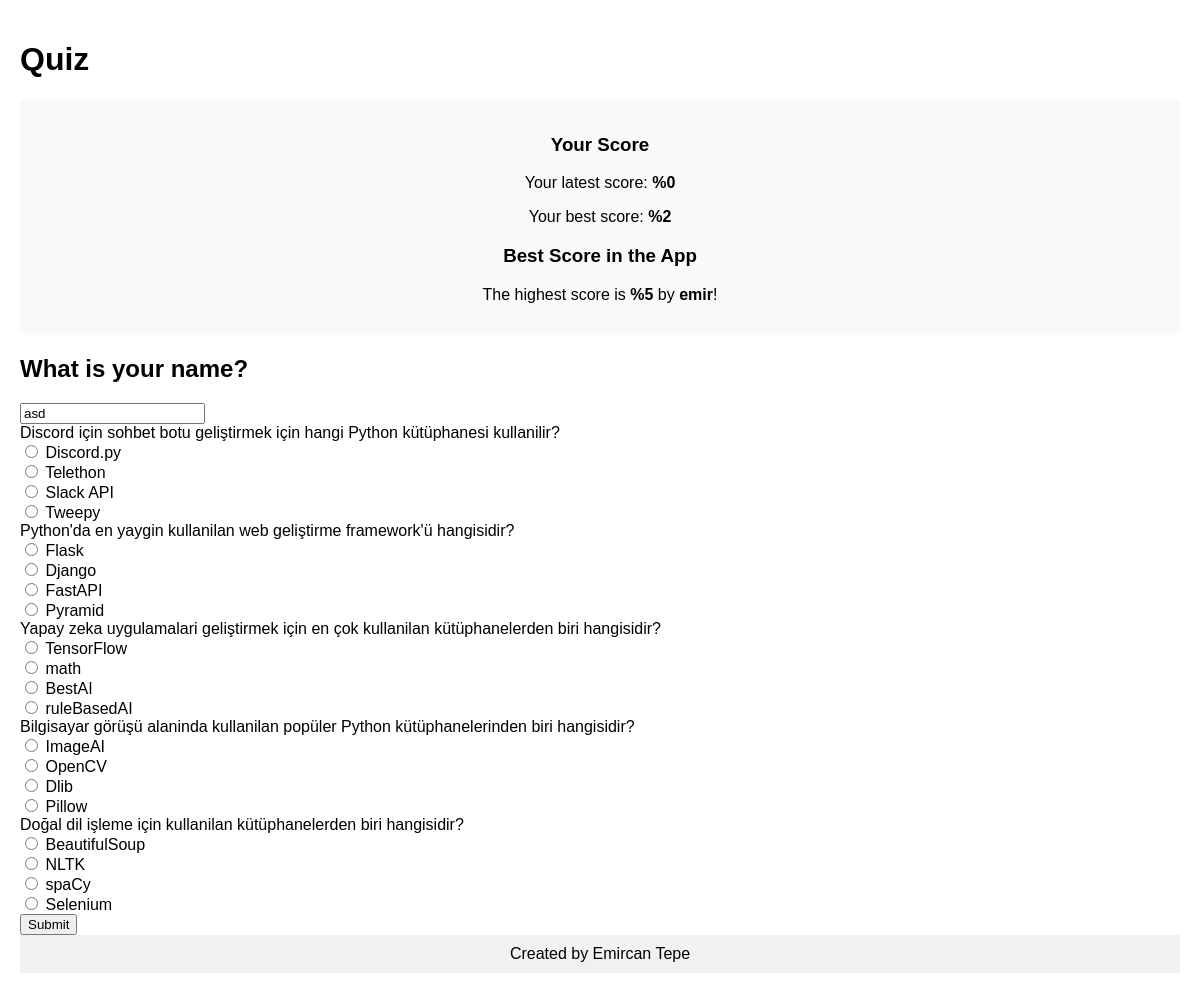
Before: /quiz/asd with the older database file.
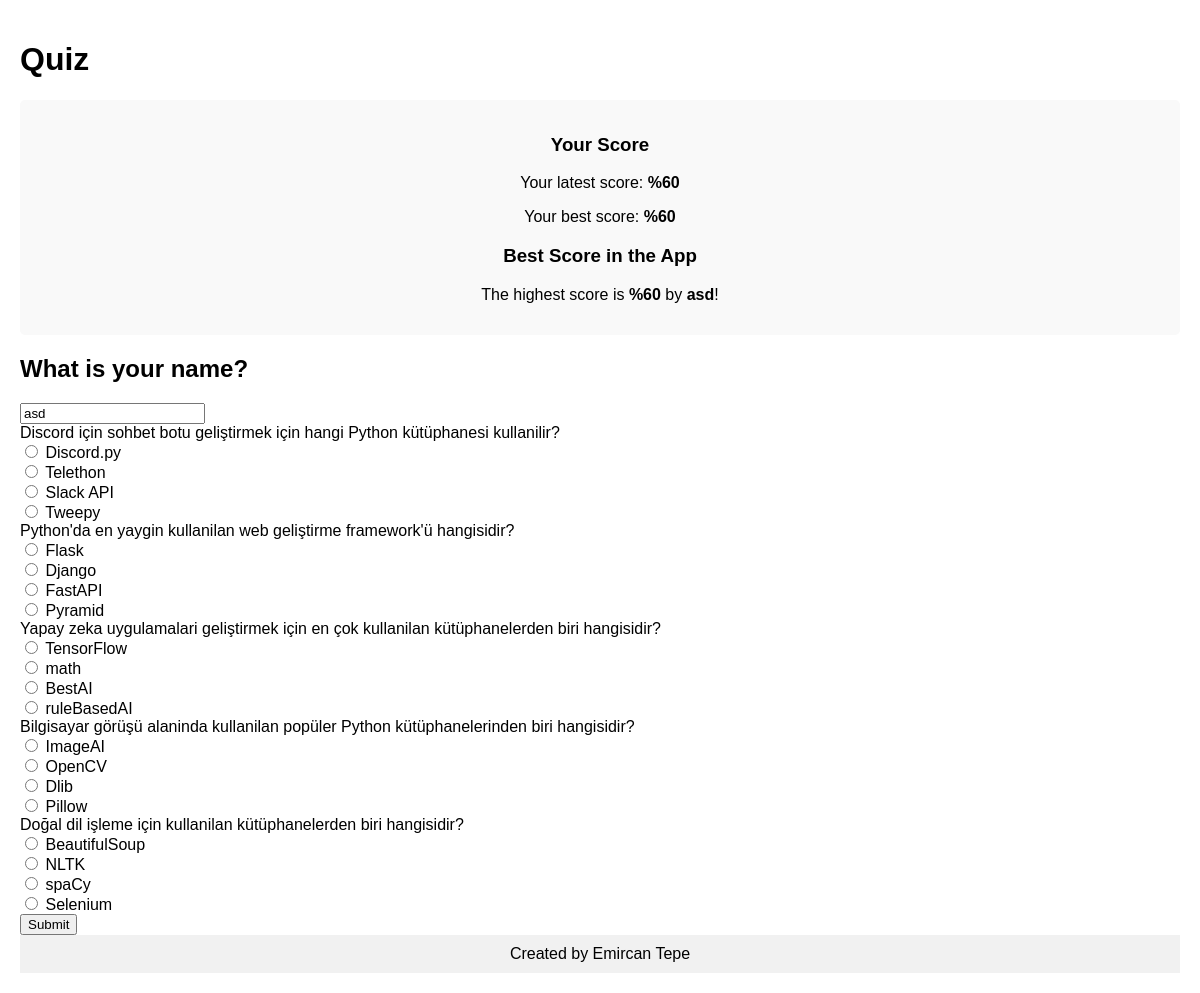
After: the same page with the newer database file.
### models.py (models this page shows)
class User(db.Model):
    id = db.Column(db.Integer, primary_key=True)
    username = db.Column(db.String(100), unique=True, nullable=False)
    latest_score = db.Column(db.Integer)
    best_score = db.Column(db.Integer)

class QuizQuestion(db.Model):
    id = db.Column(db.Integer, primary_key=True)
    quiz_id = db.Column(db.Integer, db.ForeignKey('quiz.id'), nullable=False)
    question_id = db.Column(db.Integer, db.ForeignKey('question.id'), nullable=False)
    quiz = db.relationship('Quiz', backref=db.backref('quiz_questions', lazy=True))
    question = db.relationship('Question', backref=db.backref('quiz_questions', lazy=True))

class Question(db.Model):
    id = db.Column(db.Integer, primary_key=True)
    text = db.Column(db.String(500), nullable=False)
    opt1_id = db.Column(db.Integer, db.ForeignKey('option.id'), nullable=False)
    opt2_id = db.Column(db.Integer, db.ForeignKey('option.id'), nullable=False)
    opt3_id = db.Column(db.Integer, db.ForeignKey('option.id'), nullable=False)
    opt4_id = db.Column(db.Integer, db.ForeignKey('option.id'), nullable=False)
    true_option = db.Column(db.Integer, nullable=False)
    option1 = db.relationship('Option', foreign_keys=[opt1_id])
    option2 = db.relationship('Option', foreign_keys=[opt2_id])
    option3 = db.relationship('Option', foreign_keys=[opt3_id])
    option4 = db.relationship('Option', foreign_keys=[opt4_id])

class Option(db.Model):
    id = db.Column(db.Integer, primary_key=True)
    text = db.Column(db.String(100), nullable=False)

### app.py (the view, shortened to what this page needs)
@app.route('/quiz/<username>', methods=['GET', 'POST'])
def quiz(username):
    user = UserService.get_user_by_username(username)
    if not user:
        return redirect(url_for('start_quiz'))
    quiz = QuizService.get_first_quiz()
    quiz_questions = QuizService.get_quiz_questions(quiz.id)
    best_user = QuizService.get_best_user()
    highest_score = best_user.best_score if best_user else 0
    highest_scorer = best_user.username if best_user else "No one"
    return render_template(
        'quiz.html',
        username=username,
        quiz_questions=quiz_questions,
        latest_score=user.latest_score,
        best_score=user.best_score,
        highest_score=highest_score,
        highest_scorer=highest_scorer
    )

### app.py (called while the page is built)
    @staticmethod
    def get_first_quiz():
        return Quiz.query.first()

    @staticmethod
    def get_quiz_questions(quiz_id):
        return QuizQuestion.query.filter_by(quiz_id=quiz_id).all()

    @staticmethod
    def get_best_user():
        return User.query.order_by(User.best_score.desc()).first()

    @staticmethod
    def get_user_by_username(username):
        return User.query.filter_by(username=username).first()

### templates/quiz.html (shortened to what this page needs)
<!DOCTYPE html>
<html>
<head>
</head>
<body>
    <div class="container">
        <h1>Quiz</h1>
        <div class="score-box">
            <h3>Your Score</h3>
            <p>Your latest score: <strong>%{{ latest_score }}</strong></p>
            <p>Your best score: <strong>%{{ best_score }}</strong></p>
            <h3>Best Score in the App</h3>
            <p>The highest score is <strong>%{{ highest_score }}</strong> by <strong>{{ highest_scorer }}</strong>!</p>
        </div>
        <form action="{{ url_for('quiz', username=username) }}" method="POST" onsubmit="return validateQuizForm()">
            <h2>What is your name?</h2>
            <input type="text" name="username" id="username" value="{{ username }}" readonly>
            {% for quiz_question in quiz_questions %}
                <div class="question">
                    <label>{{ quiz_question.question.text }}</label>
                    <div>
                        <input type="radio" name="question_{{ quiz_question.question.id }}" value="1"> {{ quiz_question.question.option1.text }}<br>
                        <input type="radio" name="question_{{ quiz_question.question.id }}" value="2"> {{ quiz_question.question.option2.text }}<br>
                        <input type="radio" name="question_{{ quiz_question.question.id }}" value="3"> {{ quiz_question.question.option3.text }}<br>
                        <input type="radio" name="question_{{ quiz_question.question.id }}" value="4"> {{ quiz_question.question.option4.text }}<br>
                    </div>
                </div>
            {% endfor %}
            <button type="submit">Submit</button>
        </form>
    </div>
    <footer>
        Created by Emircan Tepe
    </footer>
</body>
</html>

### templates/quiz.html (style rules this page uses)
body { display: flex; flex-direction: column; min-height: 100vh; margin: 0; font-family: Arial, sans-serif; padding: 20px; }
.container { flex: 1; }
.score-box { background: #f9f9f9; padding: 15px; border-radius: 5px; margin-bottom: 20px; text-align: center; }
footer { text-align: center; padding: 10px; background: #f1f1f1; }

Changed rows visible on the page:
changed User: username "emir" → "asd"
Other visible differences:
{{ latest_score }}: "0" → "60"
{{ best_score }}: "2" → "60"
{{ highest_score }}: "5" → "60"
